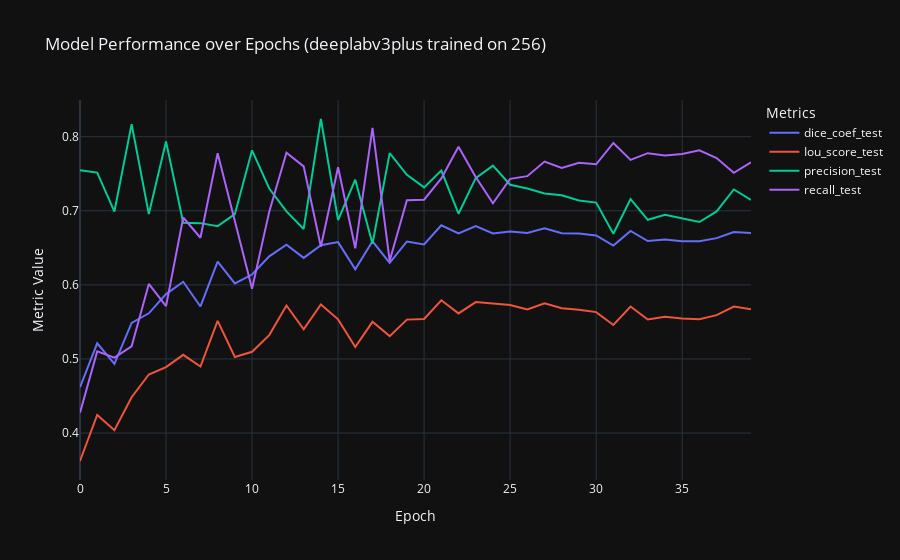
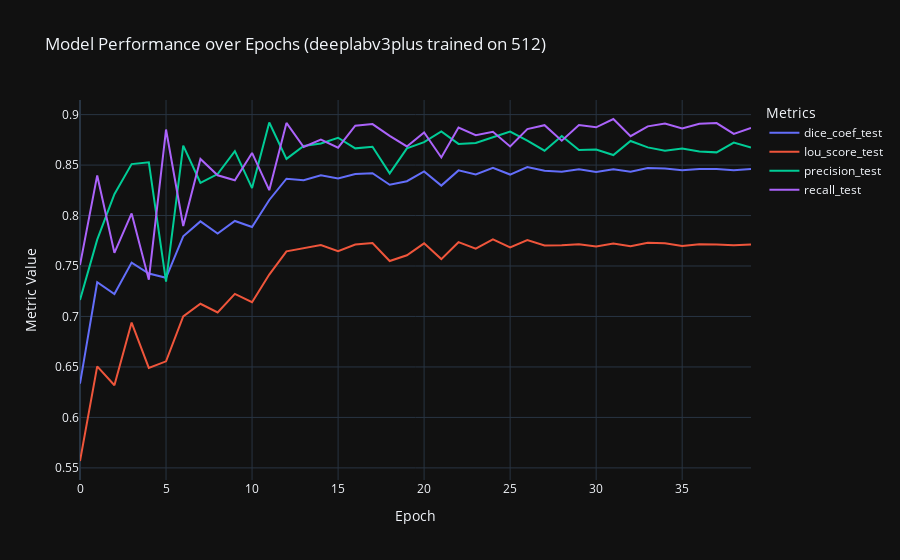
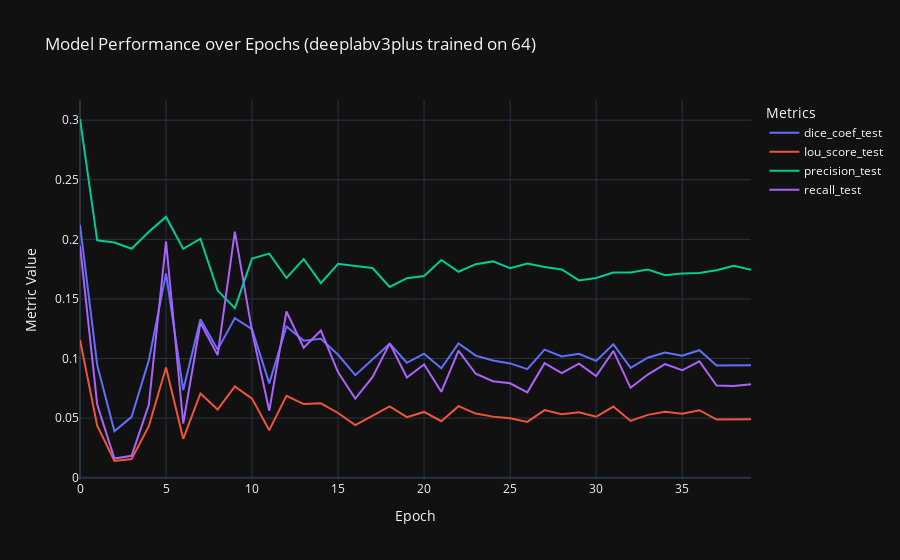
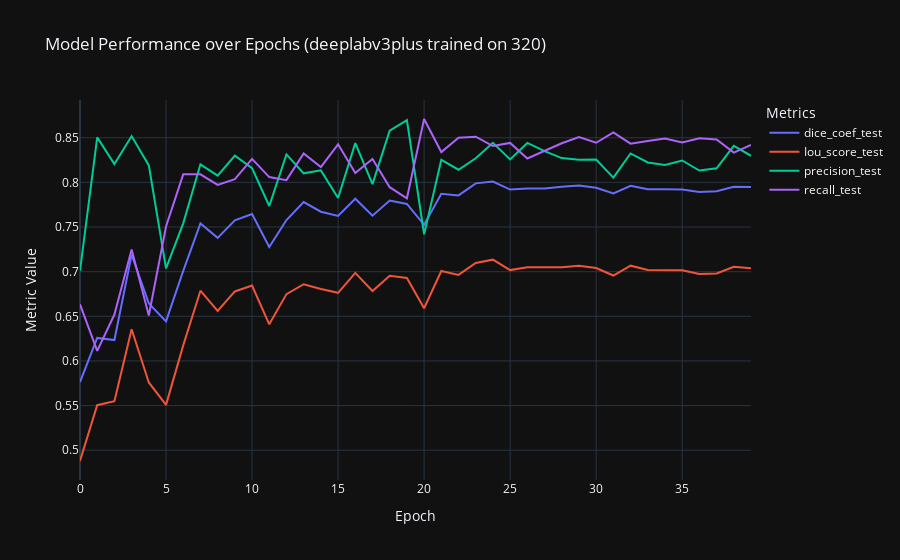

These figures' notebook cell, in order:
### Code cell
lines(logs_512)

### Figure 1 — Plotly figure (JSON) as saved in the notebook; plotly's stock layout.template omitted (floating-point values rounded to 4 significant figures)
{"data": [{"hovertemplate": "variable=dice_coef_test<br>Epoch=%{x}<br>Metric Value=%{y}<extra></extra>", "legendgroup": "dice_coef_test", "line": {"color": "#636efa", "dash": "solid"}, "marker": {"symbol": "circle"}, "mode": "lines", "name": "dice_coef_test", "orientation": "v", "showlegend": true, "type": "scatter", "x": [0, 1, 2, 3, 4, 5, 6, 7, 8, 9, 10, 11, 12, 13, 14, 15, 16, 17, 18, 19, 20, 21, 22, 23, 24, 25, 26, 27, 28, 29, 30, 31, 32, 33, 34, 35, 36, 37, 38, 39], "xaxis": "x", "y": [0.4619, 0.5211, 0.4933, 0.5487, 0.5616, 0.5876, 0.6041, 0.5708, 0.6313, 0.602, 0.6139, 0.6385, 0.6542, 0.6364, 0.6535, 0.6577, 0.621, 0.6589, 0.6296, 0.6586, 0.6546, 0.6804, 0.6693, 0.6793, 0.6695, 0.6721, 0.6699, 0.6763, 0.6696, 0.6692, 0.6667, 0.653, 0.6728, 0.6591, 0.6612, 0.6589, 0.6589, 0.6631, 0.6714, 0.67], "yaxis": "y"}, {"hovertemplate": "variable=Iou_score_test<br>Epoch=%{x}<br>Metric Value=%{y}<extra></extra>", "legendgroup": "Iou_score_test", "line": {"color": "#EF553B", "dash": "solid"}, "marker": {"symbol": "circle"}, "mode": "lines", "name": "Iou_score_test", "orientation": "v", "showlegend": true, "type": "scatter", "x": [0, 1, 2, 3, 4, 5, 6, 7, 8, 9, 10, 11, 12, 13, 14, 15, 16, 17, 18, 19, 20, 21, 22, 23, 24, 25, 26, 27, 28, 29, 30, 31, 32, 33, 34, 35, 36, 37, 38, 39], "xaxis": "x", "y": [0.3623, 0.4243, 0.4039, 0.4483, 0.479, 0.4889, 0.5056, 0.4898, 0.5513, 0.5027, 0.5096, 0.5322, 0.5722, 0.5401, 0.5736, 0.5535, 0.5162, 0.5501, 0.5308, 0.5531, 0.554, 0.5792, 0.5615, 0.5768, 0.5748, 0.5729, 0.5669, 0.5752, 0.5685, 0.5665, 0.5632, 0.5458, 0.5708, 0.5532, 0.5569, 0.5547, 0.5536, 0.5591, 0.5706, 0.5672], "yaxis": "y"}, {"hovertemplate": "variable=precision_test<br>Epoch=%{x}<br>Metric Value=%{y}<extra></extra>", "legendgroup": "precision_test", "line": {"color": "#00cc96", "dash": "solid"}, "marker": {"symbol": "circle"}, "mode": "lines", "name": "precision_test", "orientation": "v", "showlegend": true, "type": "scatter", "x": [0, 1, 2, 3, 4, 5, 6, 7, 8, 9, 10, 11, 12, 13, 14, 15, 16, 17, 18, 19, 20, 21, 22, 23, 24, 25, 26, 27, 28, 29, 30, 31, 32, 33, 34, 35, 36, 37, 38, 39], "xaxis": "x", "y": [0.7547, 0.7516, 0.699, 0.817, 0.6956, 0.7935, 0.684, 0.6833, 0.6792, 0.6954, 0.7816, 0.73, 0.6991, 0.6755, 0.8239, 0.6873, 0.742, 0.6555, 0.7778, 0.7485, 0.7316, 0.7543, 0.696, 0.744, 0.7609, 0.7351, 0.7301, 0.7233, 0.7209, 0.7138, 0.7111, 0.6691, 0.7158, 0.6879, 0.6946, 0.6901, 0.6848, 0.6991, 0.7288, 0.7146], "yaxis": "y"}, {"hovertemplate": "variable=recall_test<br>Epoch=%{x}<br>Metric Value=%{y}<extra></extra>", "legendgroup": "recall_test", "line": {"color": "#ab63fa", "dash": "solid"}, "marker": {"symbol": "circle"}, "mode": "lines", "name": "recall_test", "orientation": "v", "showlegend": true, "type": "scatter", "x": [0, 1, 2, 3, 4, 5, 6, 7, 8, 9, 10, 11, 12, 13, 14, 15, 16, 17, 18, 19, 20, 21, 22, 23, 24, 25, 26, 27, 28, 29, 30, 31, 32, 33, 34, 35, 36, 37, 38, 39], "xaxis": "x", "y": [0.4274, 0.5102, 0.5017, 0.517, 0.6012, 0.5714, 0.691, 0.6636, 0.7777, 0.6865, 0.5948, 0.6988, 0.7785, 0.76, 0.6514, 0.7587, 0.6494, 0.8119, 0.6325, 0.7144, 0.715, 0.7437, 0.7865, 0.7456, 0.7102, 0.7431, 0.7467, 0.7665, 0.7579, 0.7649, 0.7628, 0.7916, 0.7687, 0.7778, 0.7748, 0.7765, 0.7815, 0.7712, 0.7514, 0.7655], "yaxis": "y"}], "layout": {"legend": {"title": {"text": "Metrics"}, "tracegroupgap": 0}, "title": {"text": "Model Performance over Epochs (deeplabv3plus trained on 256)"}, "xaxis": {"anchor": "y", "domain": [0, 1], "title": {"text": "Epoch"}}, "yaxis": {"anchor": "x", "domain": [0, 1], "title": {"text": "Metric Value"}}}}

### Figure 2 — Plotly figure (JSON) as saved in the notebook; plotly's stock layout.template omitted (floating-point values rounded to 4 significant figures)
{"data": [{"hovertemplate": "variable=dice_coef_test<br>Epoch=%{x}<br>Metric Value=%{y}<extra></extra>", "legendgroup": "dice_coef_test", "line": {"color": "#636efa", "dash": "solid"}, "marker": {"symbol": "circle"}, "mode": "lines", "name": "dice_coef_test", "orientation": "v", "showlegend": true, "type": "scatter", "x": [0, 1, 2, 3, 4, 5, 6, 7, 8, 9, 10, 11, 12, 13, 14, 15, 16, 17, 18, 19, 20, 21, 22, 23, 24, 25, 26, 27, 28, 29, 30, 31, 32, 33, 34, 35, 36, 37, 38, 39], "xaxis": "x", "y": [0.6334, 0.734, 0.7222, 0.7533, 0.7426, 0.7383, 0.7795, 0.7942, 0.7822, 0.7946, 0.7886, 0.8154, 0.8365, 0.8349, 0.84, 0.8368, 0.8412, 0.842, 0.8305, 0.834, 0.8437, 0.8296, 0.8447, 0.8408, 0.8474, 0.8406, 0.8481, 0.8443, 0.8435, 0.8458, 0.8432, 0.8459, 0.8435, 0.847, 0.8465, 0.8449, 0.846, 0.8461, 0.845, 0.8461], "yaxis": "y"}, {"hovertemplate": "variable=Iou_score_test<br>Epoch=%{x}<br>Metric Value=%{y}<extra></extra>", "legendgroup": "Iou_score_test", "line": {"color": "#EF553B", "dash": "solid"}, "marker": {"symbol": "circle"}, "mode": "lines", "name": "Iou_score_test", "orientation": "v", "showlegend": true, "type": "scatter", "x": [0, 1, 2, 3, 4, 5, 6, 7, 8, 9, 10, 11, 12, 13, 14, 15, 16, 17, 18, 19, 20, 21, 22, 23, 24, 25, 26, 27, 28, 29, 30, 31, 32, 33, 34, 35, 36, 37, 38, 39], "xaxis": "x", "y": [0.5568, 0.6506, 0.6319, 0.6939, 0.649, 0.6556, 0.7, 0.7126, 0.704, 0.7223, 0.7142, 0.7415, 0.7646, 0.768, 0.7707, 0.7647, 0.7712, 0.7727, 0.7549, 0.7607, 0.7724, 0.7569, 0.7736, 0.7673, 0.7763, 0.7684, 0.7756, 0.7704, 0.7706, 0.7717, 0.7694, 0.7723, 0.7696, 0.7731, 0.7725, 0.7699, 0.7716, 0.7713, 0.7705, 0.7714], "yaxis": "y"}, {"hovertemplate": "variable=precision_test<br>Epoch=%{x}<br>Metric Value=%{y}<extra></extra>", "legendgroup": "precision_test", "line": {"color": "#00cc96", "dash": "solid"}, "marker": {"symbol": "circle"}, "mode": "lines", "name": "precision_test", "orientation": "v", "showlegend": true, "type": "scatter", "x": [0, 1, 2, 3, 4, 5, 6, 7, 8, 9, 10, 11, 12, 13, 14, 15, 16, 17, 18, 19, 20, 21, 22, 23, 24, 25, 26, 27, 28, 29, 30, 31, 32, 33, 34, 35, 36, 37, 38, 39], "xaxis": "x", "y": [0.7164, 0.7761, 0.8212, 0.851, 0.8527, 0.7346, 0.8692, 0.8325, 0.8411, 0.8638, 0.8272, 0.8922, 0.8561, 0.869, 0.8714, 0.8771, 0.8666, 0.8682, 0.8418, 0.8665, 0.8727, 0.8833, 0.871, 0.8718, 0.8775, 0.8832, 0.8741, 0.8643, 0.8789, 0.865, 0.8653, 0.8599, 0.8739, 0.8675, 0.8641, 0.8665, 0.8634, 0.8626, 0.8722, 0.8673], "yaxis": "y"}, {"hovertemplate": "variable=recall_test<br>Epoch=%{x}<br>Metric Value=%{y}<extra></extra>", "legendgroup": "recall_test", "line": {"color": "#ab63fa", "dash": "solid"}, "marker": {"symbol": "circle"}, "mode": "lines", "name": "recall_test", "orientation": "v", "showlegend": true, "type": "scatter", "x": [0, 1, 2, 3, 4, 5, 6, 7, 8, 9, 10, 11, 12, 13, 14, 15, 16, 17, 18, 19, 20, 21, 22, 23, 24, 25, 26, 27, 28, 29, 30, 31, 32, 33, 34, 35, 36, 37, 38, 39], "xaxis": "x", "y": [0.751, 0.8397, 0.7631, 0.8021, 0.7365, 0.8852, 0.7897, 0.8561, 0.8399, 0.835, 0.862, 0.8251, 0.8917, 0.8679, 0.8752, 0.8672, 0.889, 0.8906, 0.879, 0.8685, 0.8824, 0.8575, 0.8872, 0.8796, 0.883, 0.8685, 0.8857, 0.8895, 0.8741, 0.8897, 0.8874, 0.8956, 0.8786, 0.8883, 0.8911, 0.8862, 0.8908, 0.8916, 0.8808, 0.8868], "yaxis": "y"}], "layout": {"legend": {"title": {"text": "Metrics"}, "tracegroupgap": 0}, "title": {"text": "Model Performance over Epochs (deeplabv3plus trained on 512)"}, "xaxis": {"anchor": "y", "domain": [0, 1], "title": {"text": "Epoch"}}, "yaxis": {"anchor": "x", "domain": [0, 1], "title": {"text": "Metric Value"}}}}

### Figure 3 — Plotly figure (JSON) as saved in the notebook; plotly's stock layout.template omitted (floating-point values rounded to 4 significant figures)
{"data": [{"hovertemplate": "variable=dice_coef_test<br>Epoch=%{x}<br>Metric Value=%{y}<extra></extra>", "legendgroup": "dice_coef_test", "line": {"color": "#636efa", "dash": "solid"}, "marker": {"symbol": "circle"}, "mode": "lines", "name": "dice_coef_test", "orientation": "v", "showlegend": true, "type": "scatter", "x": [0, 1, 2, 3, 4, 5, 6, 7, 8, 9, 10, 11, 12, 13, 14, 15, 16, 17, 18, 19, 20, 21, 22, 23, 24, 25, 26, 27, 28, 29, 30, 31, 32, 33, 34, 35, 36, 37, 38, 39], "xaxis": "x", "y": [0.2122, 0.09463, 0.039, 0.05104, 0.09849, 0.1714, 0.07349, 0.1329, 0.1075, 0.1339, 0.1246, 0.07915, 0.127, 0.115, 0.1166, 0.1031, 0.08606, 0.09903, 0.1125, 0.09643, 0.1041, 0.09185, 0.1127, 0.1024, 0.09833, 0.09591, 0.09106, 0.1075, 0.1017, 0.104, 0.09799, 0.112, 0.09209, 0.1007, 0.1051, 0.1023, 0.1069, 0.09423, 0.09409, 0.09442], "yaxis": "y"}, {"hovertemplate": "variable=Iou_score_test<br>Epoch=%{x}<br>Metric Value=%{y}<extra></extra>", "legendgroup": "Iou_score_test", "line": {"color": "#EF553B", "dash": "solid"}, "marker": {"symbol": "circle"}, "mode": "lines", "name": "Iou_score_test", "orientation": "v", "showlegend": true, "type": "scatter", "x": [0, 1, 2, 3, 4, 5, 6, 7, 8, 9, 10, 11, 12, 13, 14, 15, 16, 17, 18, 19, 20, 21, 22, 23, 24, 25, 26, 27, 28, 29, 30, 31, 32, 33, 34, 35, 36, 37, 38, 39], "xaxis": "x", "y": [0.1156, 0.04365, 0.01401, 0.01561, 0.04321, 0.09244, 0.03261, 0.07066, 0.0572, 0.07656, 0.06637, 0.03988, 0.06862, 0.06177, 0.06237, 0.05429, 0.04416, 0.05189, 0.05979, 0.05079, 0.05517, 0.0474, 0.06002, 0.0538, 0.05124, 0.04983, 0.0468, 0.05671, 0.05321, 0.05482, 0.05111, 0.05972, 0.0476, 0.05273, 0.05541, 0.05358, 0.05664, 0.04882, 0.04877, 0.04912], "yaxis": "y"}, {"hovertemplate": "variable=precision_test<br>Epoch=%{x}<br>Metric Value=%{y}<extra></extra>", "legendgroup": "precision_test", "line": {"color": "#00cc96", "dash": "solid"}, "marker": {"symbol": "circle"}, "mode": "lines", "name": "precision_test", "orientation": "v", "showlegend": true, "type": "scatter", "x": [0, 1, 2, 3, 4, 5, 6, 7, 8, 9, 10, 11, 12, 13, 14, 15, 16, 17, 18, 19, 20, 21, 22, 23, 24, 25, 26, 27, 28, 29, 30, 31, 32, 33, 34, 35, 36, 37, 38, 39], "xaxis": "x", "y": [0.301, 0.1992, 0.1974, 0.1921, 0.2064, 0.2188, 0.192, 0.2005, 0.157, 0.1422, 0.1839, 0.1881, 0.1676, 0.1835, 0.1632, 0.1795, 0.1776, 0.1759, 0.16, 0.1674, 0.1692, 0.1826, 0.1728, 0.1792, 0.1815, 0.1757, 0.1797, 0.1769, 0.1747, 0.1656, 0.1676, 0.1721, 0.1723, 0.1747, 0.17, 0.1713, 0.1719, 0.1741, 0.1779, 0.1745], "yaxis": "y"}, {"hovertemplate": "variable=recall_test<br>Epoch=%{x}<br>Metric Value=%{y}<extra></extra>", "legendgroup": "recall_test", "line": {"color": "#ab63fa", "dash": "solid"}, "marker": {"symbol": "circle"}, "mode": "lines", "name": "recall_test", "orientation": "v", "showlegend": true, "type": "scatter", "x": [0, 1, 2, 3, 4, 5, 6, 7, 8, 9, 10, 11, 12, 13, 14, 15, 16, 17, 18, 19, 20, 21, 22, 23, 24, 25, 26, 27, 28, 29, 30, 31, 32, 33, 34, 35, 36, 37, 38, 39], "xaxis": "x", "y": [0.1946, 0.06146, 0.01608, 0.01842, 0.06114, 0.1982, 0.04546, 0.13, 0.1029, 0.2065, 0.1227, 0.05624, 0.1395, 0.109, 0.1234, 0.08845, 0.0664, 0.08435, 0.1128, 0.08409, 0.09498, 0.07209, 0.1066, 0.08724, 0.0809, 0.07919, 0.07161, 0.09609, 0.08784, 0.09567, 0.08529, 0.1064, 0.07543, 0.08654, 0.09533, 0.09014, 0.09769, 0.07727, 0.07694, 0.07848], "yaxis": "y"}], "layout": {"legend": {"title": {"text": "Metrics"}, "tracegroupgap": 0}, "title": {"text": "Model Performance over Epochs (deeplabv3plus trained on 64)"}, "xaxis": {"anchor": "y", "domain": [0, 1], "title": {"text": "Epoch"}}, "yaxis": {"anchor": "x", "domain": [0, 1], "title": {"text": "Metric Value"}}}}

### Figure 4 — Plotly figure (JSON) as saved in the notebook; plotly's stock layout.template omitted (floating-point values rounded to 4 significant figures)
{"data": [{"hovertemplate": "variable=dice_coef_test<br>Epoch=%{x}<br>Metric Value=%{y}<extra></extra>", "legendgroup": "dice_coef_test", "line": {"color": "#636efa", "dash": "solid"}, "marker": {"symbol": "circle"}, "mode": "lines", "name": "dice_coef_test", "orientation": "v", "showlegend": true, "type": "scatter", "x": [0, 1, 2, 3, 4, 5, 6, 7, 8, 9, 10, 11, 12, 13, 14, 15, 16, 17, 18, 19, 20, 21, 22, 23, 24, 25, 26, 27, 28, 29, 30, 31, 32, 33, 34, 35, 36, 37, 38, 39], "xaxis": "x", "y": [0.5763, 0.6257, 0.6234, 0.7189, 0.6644, 0.6443, 0.7009, 0.754, 0.7379, 0.7574, 0.7646, 0.7276, 0.7578, 0.7779, 0.7671, 0.7624, 0.7816, 0.7627, 0.7796, 0.7759, 0.7525, 0.7872, 0.7854, 0.7989, 0.8009, 0.7919, 0.7932, 0.793, 0.7951, 0.7966, 0.794, 0.7877, 0.7962, 0.7922, 0.7923, 0.7921, 0.7893, 0.79, 0.795, 0.7948], "yaxis": "y"}, {"hovertemplate": "variable=Iou_score_test<br>Epoch=%{x}<br>Metric Value=%{y}<extra></extra>", "legendgroup": "Iou_score_test", "line": {"color": "#EF553B", "dash": "solid"}, "marker": {"symbol": "circle"}, "mode": "lines", "name": "Iou_score_test", "orientation": "v", "showlegend": true, "type": "scatter", "x": [0, 1, 2, 3, 4, 5, 6, 7, 8, 9, 10, 11, 12, 13, 14, 15, 16, 17, 18, 19, 20, 21, 22, 23, 24, 25, 26, 27, 28, 29, 30, 31, 32, 33, 34, 35, 36, 37, 38, 39], "xaxis": "x", "y": [0.4879, 0.5505, 0.5548, 0.6355, 0.5759, 0.5508, 0.6174, 0.6787, 0.656, 0.6779, 0.6845, 0.641, 0.6749, 0.6859, 0.6805, 0.6763, 0.6986, 0.6784, 0.6954, 0.693, 0.659, 0.7008, 0.6964, 0.7097, 0.7135, 0.7017, 0.705, 0.7049, 0.705, 0.7067, 0.704, 0.6957, 0.7067, 0.7019, 0.7014, 0.7017, 0.6974, 0.6979, 0.7055, 0.7039], "yaxis": "y"}, {"hovertemplate": "variable=precision_test<br>Epoch=%{x}<br>Metric Value=%{y}<extra></extra>", "legendgroup": "precision_test", "line": {"color": "#00cc96", "dash": "solid"}, "marker": {"symbol": "circle"}, "mode": "lines", "name": "precision_test", "orientation": "v", "showlegend": true, "type": "scatter", "x": [0, 1, 2, 3, 4, 5, 6, 7, 8, 9, 10, 11, 12, 13, 14, 15, 16, 17, 18, 19, 20, 21, 22, 23, 24, 25, 26, 27, 28, 29, 30, 31, 32, 33, 34, 35, 36, 37, 38, 39], "xaxis": "x", "y": [0.701, 0.8504, 0.8205, 0.8519, 0.819, 0.7036, 0.7541, 0.8202, 0.8075, 0.83, 0.816, 0.7736, 0.8313, 0.8101, 0.8135, 0.7825, 0.8439, 0.798, 0.8578, 0.8698, 0.7419, 0.8253, 0.8142, 0.827, 0.8444, 0.8258, 0.8442, 0.835, 0.8272, 0.8255, 0.8255, 0.8054, 0.8324, 0.8223, 0.8194, 0.8245, 0.8133, 0.8157, 0.8409, 0.8298], "yaxis": "y"}, {"hovertemplate": "variable=recall_test<br>Epoch=%{x}<br>Metric Value=%{y}<extra></extra>", "legendgroup": "recall_test", "line": {"color": "#ab63fa", "dash": "solid"}, "marker": {"symbol": "circle"}, "mode": "lines", "name": "recall_test", "orientation": "v", "showlegend": true, "type": "scatter", "x": [0, 1, 2, 3, 4, 5, 6, 7, 8, 9, 10, 11, 12, 13, 14, 15, 16, 17, 18, 19, 20, 21, 22, 23, 24, 25, 26, 27, 28, 29, 30, 31, 32, 33, 34, 35, 36, 37, 38, 39], "xaxis": "x", "y": [0.6634, 0.6113, 0.652, 0.7248, 0.6509, 0.7506, 0.809, 0.809, 0.7973, 0.8035, 0.8263, 0.8059, 0.8025, 0.8324, 0.8172, 0.8426, 0.8106, 0.8263, 0.7946, 0.7821, 0.871, 0.834, 0.8501, 0.8512, 0.8407, 0.8442, 0.8267, 0.835, 0.8438, 0.8507, 0.8444, 0.8561, 0.8433, 0.8464, 0.8491, 0.8447, 0.8495, 0.8481, 0.8333, 0.8419], "yaxis": "y"}], "layout": {"legend": {"title": {"text": "Metrics"}, "tracegroupgap": 0}, "title": {"text": "Model Performance over Epochs (deeplabv3plus trained on 320)"}, "xaxis": {"anchor": "y", "domain": [0, 1], "title": {"text": "Epoch"}}, "yaxis": {"anchor": "x", "domain": [0, 1], "title": {"text": "Metric Value"}}}}
